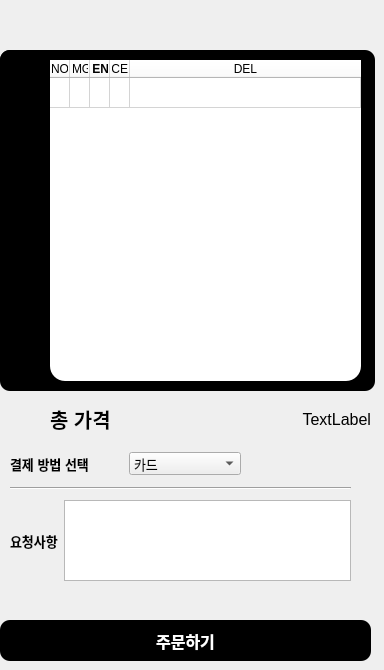
     <widget class="QWidget" name="page_11">
      <widget class="QLabel" name="label_22">
       <property name="geometry">
        <rect>
         <x>0</x>
         <y>50</y>
         <width>375</width>
         <height>341</height>
        </rect>
       </property>
       <property name="styleSheet">
        <string notr="true">background-color: rgb(0, 0, 0);
border-radius:10px;
</string>
       </property>
       <property name="text">
        <string/>
       </property>
      </widget>
      <widget class="QPushButton" name="Btn_Marcket_Back_7">
       <property name="geometry">
        <rect>
         <x>0</x>
         <y>0</y>
         <width>50</width>
         <height>50</height>
        </rect>
       </property>
       <property name="styleSheet">
        <string notr="true">border-image: url(:/Image/Back_2.png);</string>
       </property>
       <property name="text">
        <string/>
       </property>
       <property name="iconSize">
        <size>
         <width>50</width>
         <height>50</height>
        </size>
       </property>
       <property name="flat">
        <bool>true</bool>
       </property>
      </widget>
      <widget class="QLabel" name="label_23">
       <property name="geometry">
        <rect>
         <x>0</x>
         <y>50</y>
         <width>48</width>
         <height>51</height>
        </rect>
       </property>
       <property name="styleSheet">
        <string notr="true">border-image: url(:/Image/Baskcet_2.png);
background-color: rgb(0, 0, 0);
border-radius:10px
</string>
       </property>
       <property name="text">
        <string/>
       </property>
      </widget>
      <widget class="QTableWidget" name="TWShoplist">
       <property name="geometry">
        <rect>
         <x>50</x>
         <y>60</y>
         <width>311</width>
         <height>321</height>
        </rect>
       </property>
       <property name="sizePolicy">
        <sizepolicy hsizetype="Expanding" vsizetype="Expanding">
         <horstretch>0</horstretch>
         <verstretch>0</verstretch>
        </sizepolicy>
       </property>
       <property name="styleSheet">
        <string notr="true">border-radius:15px;
background-color: rgb(255, 255, 255);</string>
       </property>
       <property name="horizontalScrollBarPolicy">
        <enum>Qt::ScrollBarAsNeeded</enum>
       </property>
       <property name="sizeAdjustPolicy">
        <enum>QAbstractScrollArea::AdjustIgnored</enum>
       </property>
       <property name="editTriggers">
        <set>QAbstractItemView::NoEditTriggers</set>
       </property>
       <property name="selectionMode">
        <enum>QAbstractItemView::NoSelection</enum>
       </property>
       <property name="verticalScrollMode">
        <enum>QAbstractItemView::ScrollPerPixel</enum>
       </property>
       <property name="horizontalScrollMode">
        <enum>QAbstractItemView::ScrollPerPixel</enum>
       </property>
       <attribute name="horizontalHeaderMinimumSectionSize">
        <number>10</number>
       </attribute>
       <attribute name="horizontalHeaderDefaultSectionSize">
        <number>20</number>
       </attribute>
       <attribute name="horizontalHeaderStretchLastSection">
        <bool>true</bool>
       </attribute>
       <attribute name="verticalHeaderVisible">
        <bool>false</bool>
       </attribute>
       <attribute name="verticalHeaderStretchLastSection">
        <bool>false</bool>
       </attribute>
       <row>
        <property name="text">
         <string>New Row</string>
        </property>
       </row>
       <column>
        <property name="text">
         <string>NO</string>
        </property>
       </column>
       <column>
        <property name="text">
         <string>IMG</string>
        </property>
       </column>
       <column>
        <property name="text">
         <string>MENU</string>
        </property>
        <property name="font">
         <font>
          <bold>true</bold>
         </font>
        </property>
       </column>
       <column>
        <property name="text">
         <string>PRICE</string>
        </property>
        <property name="textAlignment">
         <set>AlignTrailing|AlignVCenter</set>
        </property>
       </column>
       <column>
        <property name="text">
         <string>DEL</string>
        </property>
       </column>
      </widget>
      <widget class="Line" name="line_10">
       <property name="geometry">
        <rect>
         <x>10</x>
         <y>480</y>
         <width>341</width>
         <height>16</height>
        </rect>
       </property>
       <property name="orientation">
        <enum>Qt::Horizontal</enum>
       </property>
      </widget>
      <widget class="QPushButton" name="pushButton_2">
       <property name="geometry">
        <rect>
         <x>0</x>
         <y>620</y>
         <width>371</width>
         <height>41</height>
        </rect>
       </property>
       <property name="font">
        <font>
         <pointsize>12</pointsize>
         <bold>true</bold>
        </font>
       </property>
       <property name="styleSheet">
        <string notr="true">color: rgb(255, 255, 255);
background-color: rgb(0, 0, 0);
border-radius:10px;
</string>
       </property>
       <property name="text">
        <string>주문하기</string>
       </property>
      </widget>
      <widget class="QWidget" name="">
       <property name="geometry">
        <rect>
         <x>50</x>
         <y>400</y>
         <width>321</width>
         <height>38</height>
        </rect>
       </property>
       <layout class="QHBoxLayout" name="horizontalLayout_16" stretch="3,7">
        <property name="topMargin">
         <number>0</number>
        </property>
        <item>
         <widget class="QLabel" name="label_25">
          <property name="font">
           <font>
            <pointsize>15</pointsize>
            <bold>true</bold>
           </font>
          </property>
          <property name="styleSheet">
           <string notr="true">color: rgb(0, 0, 0);</string>
          </property>
          <property name="text">
           <string>총 가격</string>
          </property>
         </widget>
        </item>
        <item>
         <widget class="QLabel" name="label_26">
          <property name="font">
           <font>
            <pointsize>12</pointsize>
           </font>
          </property>
          <property name="styleSheet">
           <string notr="true">color: rgb(0, 0, 0);
background-color: rgba(255, 255, 255,0);</string>
          </property>
          <property name="text">
           <string>TextLabel</string>
          </property>
          <property name="alignment">
           <set>Qt::AlignRight|Qt::AlignTrailing|Qt::AlignVCenter</set>
          </property>
         </widget>
        </item>
       </layout>
       <zorder>label_26</zorder>
      </widget>
      <widget class="QWidget" name="">
       <property name="geometry">
        <rect>
         <x>10</x>
         <y>500</y>
         <width>341</width>
         <height>81</height>
        </rect>
       </property>
       <layout class="QHBoxLayout" name="horizontalLayout_17">
        <item>
         <widget class="QLabel" name="label_27">
          <property name="font">
           <font>
            <pointsize>10</pointsize>
            <bold>true</bold>
           </font>
          </property>
          <property name="styleSheet">
           <string notr="true">color: rgb(0, 0, 0);</string>
          </property>
          <property name="text">
           <string>요청사항</string>
          </property>
         </widget>
        </item>
        <item>
         <widget class="QTextEdit" name="textEdit">
          <property name="styleSheet">
           <string notr="true">color: rgb(0, 0, 0);</string>
          </property>
          <property name="horizontalScrollBarPolicy">
           <enum>Qt::ScrollBarAlwaysOff</enum>
          </property>
         </widget>
        </item>
       </layout>
      </widget>
      <widget class="QWidget" name="">
       <property name="geometry">
        <rect>
         <x>10</x>
         <y>450</y>
         <width>231</width>
         <height>27</height>
        </rect>
       </property>
       <layout class="QHBoxLayout" name="horizontalLayout_15">
        <item>
         <widget class="QLabel" name="label_24">
          <property name="font">
           <font>
            <pointsize>10</pointsize>
            <bold>true</bold>
           </font>
          </property>
          <property name="styleSheet">
           <string notr="true">color: rgb(0, 0, 0);</string>
          </property>
          <property name="text">
           <string>결제 방법 선택</string>
          </property>
         </widget>
        </item>
        <item>
         <widget class="QComboBox" name="ComboBoxPayWay">
          <property name="font">
           <font>
            <pointsize>10</pointsize>
           </font>
          </property>
          <property name="styleSheet">
           <string notr="true">color: rgb(0, 0, 0);</string>
          </property>
          <property name="frame">
           <bool>true</bool>
          </property>
          <item>
           <property name="text">
            <string>카드</string>
           </property>
          </item>
          <item>
           <property name="text">
            <string>계좌이체</string>
           </property>
          </item>
          <item>
           <property name="text">
            <string>만나서 결제</string>
           </property>
          </item>
         </widget>
        </item>
       </layout>
      </widget>
     </widget>
